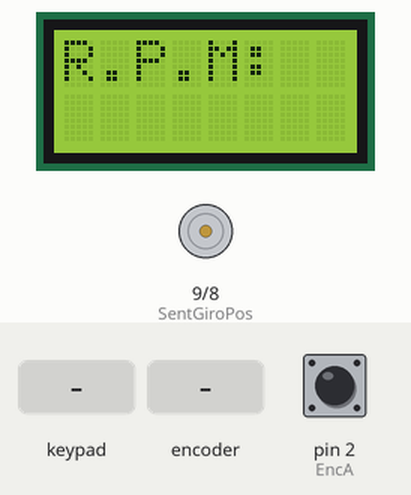
Bench run of a sketch on a simulated Arduino Mega 2560, built with avr-gcc and run on an emulated ATmega2560. On the bench: 8×2 character LCD, motor-driver pin pairs drawn as motors (green arrow = first pin HIGH = forward, orange = second pin HIGH = backward, longer = more drive, scaled by the enable pin). Inputs (shaded band) come from the test bench; at power-on: pin 2 (EncA) HIGH. What the sketch prints to the serial monitor is not drawn.

Above: at 2.2 s.
2.3 s: keypad keys 1 2 * pressed 0.4 s apart
At 4.5 s:
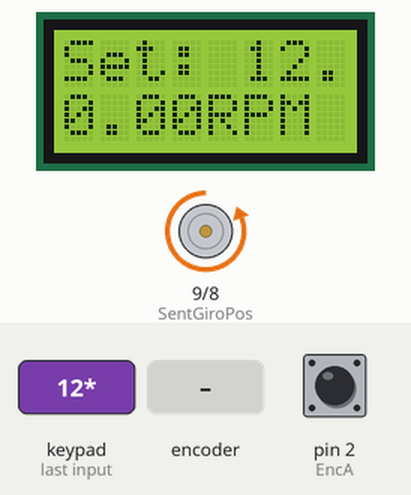
5.7 s: key '1' pressed
At 5.78 s:
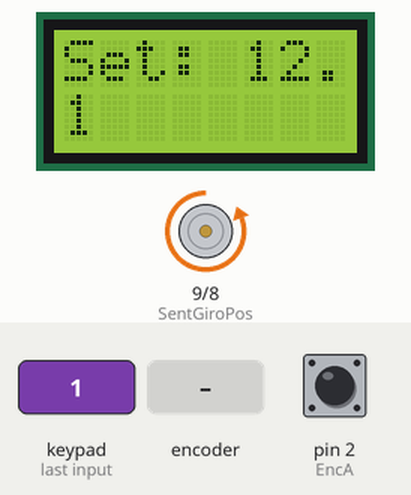
7.3 s: rotary encoder on pin 2 (EncA) / pin 3 (EncB) turned 3 steps (first pin leading)
At 7.88 s:
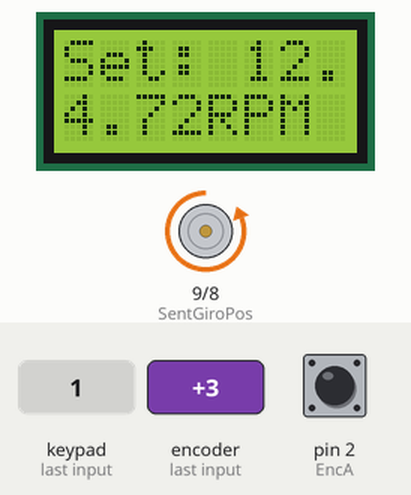
9.4 s: keypad keys 2 5 * pressed 0.4 s apart
At 10.5 s:
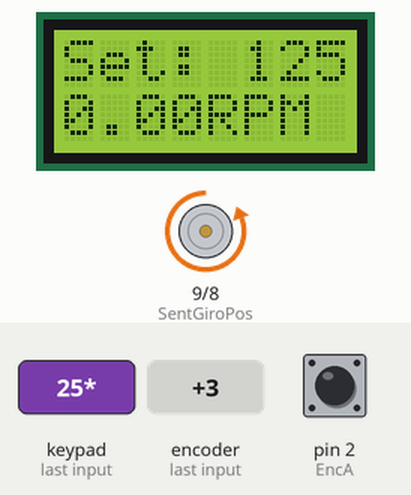
12.1 s: key '*' pressed
At 13.1 s:
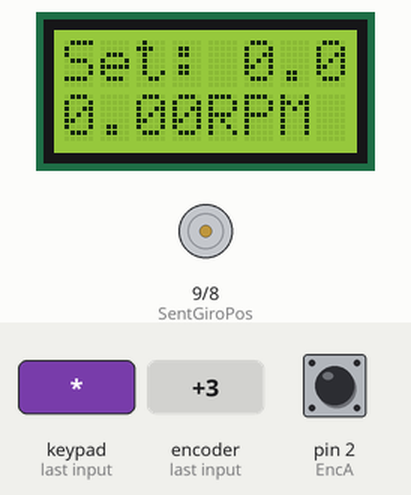
13.6 s: key '2' pressed
At 13.9 s:
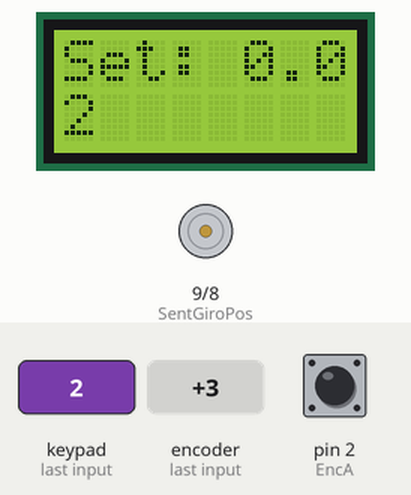
Timing chart, 0 to 16.1 s (numbered marks = the images above; inputs shaded):
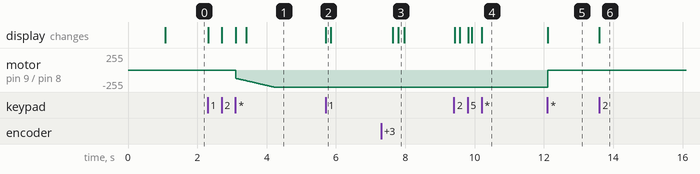

Measured:
- after the input at 2.3 s, motor on pin 9 (SentGiroPos) / pin 8 (SentGiroNeg): moves from stopped to backward 255/255 over 1.1 s, starting after 0.81 s; the display: first changes at once (image 1 shows a later state)
- after the input at 5.7 s, the display: changes at once (image 2)
- after the input at 7.3 s, the display: first changes after 0.34 s (image 3 shows a later state)
- after the input at 9.4 s, the display: first changes at once (image 4 shows a later state)
- after the input at 12.1 s, motor on pin 9 (SentGiroPos) / pin 8 (SentGiroNeg): backward 255/255 → stopped at once; the display: changes at once (image 5)
- after the input at 13.6 s, the display: changes at once (image 6)

The sketch:

PID_MOTOR.ino
```cpp
#include <LiquidCrystal.h>
#include <Keypad.h>

// Configuración del LCD: RS, E, D4, D5, D6, D7
LiquidCrystal lcd(22, 23, 24, 25, 26, 27);

// Configuración del teclado matricial 3x4
const byte FILAS = 4; // Número de filas
const byte COLUMNAS = 3; // Número de columnas
#include <SoftwareSerial.h>

// Configura SoftwareSerial en pines 10 (RX) y 11 (TX)
SoftwareSerial espSerial(15, 14);
char conta = 0,conta2=0, bandera=0, conta3=0; // Contador de caracteres

// Definimos las teclas del teclado (en su disposición)
char teclas[FILAS][COLUMNAS] = {
  {'1', '2', '3'},
  {'4', '5', '6'},
  {'7', '8', '9'},
  {'*', '0', '#'}
};

// Pines conectados a las filas y columnas del teclado
byte pinesFilas[FILAS] = {A0, A1, A2, A3}; // Pines de las filas
byte pinesColumnas[COLUMNAS] = {A4, A5, A6}; // Pines de las columnas

// Crear el objeto Keypad
Keypad teclado = Keypad(makeKeymap(teclas), pinesFilas, pinesColumnas, FILAS, COLUMNAS);

// Cadena para almacenar las teclas presionadas
String cadenaTeclas = "";

// Variables para el motor
char SalidaPWM = 10; // Pin de salida para PWM motor
char SentGiroPos = 9;  // Pin de sentido de giro
char SentGiroNeg = 8; // Pin de sentido de giro
char EncA = 2; // PIN ENCODER A
char EncB = 3; // PIN ENCODER B
volatile unsigned long tiempoInicial = 0; // Tiempo inicial para cálculo RPM
volatile unsigned long tiempoFinal = 0; // Tiempo Final para cálculo RPM
volatile unsigned long tiempoPulso = 0; // Tiempo entre flancos del encoder
float w = 0; // Velocidad angular
float RPM = 0;
volatile int cuentaPulsos = 0; // Cuenta los pulsos del encoder

// Constantes PID
float SetPoint = 0; // Variable que se actualizará con el valor ingresado
float Kp = 10; // Ganancia proporcional
float Ki = 0.7; // Ganancia Integral
float Kd = 0.65555; // Ganancia Derivativa
float Ts = 0.25; // Tiempo de establecimiento
float MedidaActual = 0; // Valor de entrada al controlador
float error1 = 0;
float error2 = 0;
float error3 = 0;
float salidaActual = 0; // Salida actual del controlador
float salidaPrevia = 0; // Salida previa del controlador

// Funciones del motor
float CalculaRPM(void);
void Interrupcion() {
  cuentaPulsos++;
}

void LCD(){
    lcd.setCursor(0, 1);
    lcd.print(RPM);
    lcd.print("RPM");
}

void setup() {
  // Inicializamos el LCD
  lcd.begin(8, 2);
  lcd.setCursor(0, 0);
  lcd.print("U.CUENCA");
  lcd.setCursor(0, 1);
  lcd.print(" P.I.D. ");
  delay(1000);
  lcd.clear();
  lcd.setCursor(0, 0);
  lcd.print("R.P.M:  ");

  // Inicializar comunicación serial
  Serial.begin(9600);

  // Configuración de pines del motor
  pinMode(SalidaPWM, OUTPUT);
  pinMode(SentGiroPos, OUTPUT);
  pinMode(SentGiroNeg, OUTPUT);
  pinMode(EncA, INPUT);
  pinMode(EncB, INPUT);

  // Configuración de interrupción para el encoder
  attachInterrupt(digitalPinToInterrupt(EncA), Interrupcion, RISING);

  // Activar el motor inicialmente apagado
  digitalWrite(SentGiroPos, LOW);
  digitalWrite(SentGiroNeg, HIGH);
  analogWrite(SalidaPWM, 0); // Motor apagado
  espSerial.begin(9600);
}

void loop() {
  // Leer una tecla del teclado
  char teclaPresionada = teclado.getKey();

  // Si se presiona una tecla y no es '*', y la cadena tiene menos de 3 caracteres
  if (teclaPresionada && teclaPresionada != '*' && teclaPresionada != '#' && conta < 3) {
    // Agregar la tecla presionada a la cadena
    cadenaTeclas += teclaPresionada;
    conta++; // Incrementar el contador

    // Mostrar la cadena completa en el LCD
    lcd.setCursor(0, 1); // Posición: columna 0, fila 1
    lcd.print("        "); // Limpiar la línea
    lcd.setCursor(0, 1);
    lcd.print(cadenaTeclas); // Mostrar la cadena de teclas
  }

  // Si se presiona '*', usar el valor ingresado como SetPoint
  if (teclaPresionada == '*') {
    // Convertir la cadena a un número y usarlo como SetPoint
    SetPoint = cadenaTeclas.toFloat();

    // Mostrar SetPoint en el LCD
    lcd.setCursor(0, 0);
    lcd.print("Set: ");
    lcd.print(SetPoint);

    // Reiniciar la cadena
    cadenaTeclas = "";
    conta = 0;
    bandera=0;
  }

  if (teclaPresionada == '#') {
    // Convertir la cadena a un número y usarlo como SetPoint
    bandera=1;
    conta2=8;
    lcd.setCursor(0, 1);
    lcd.print("        ");
  }

  // Control del motor
  if (SetPoint > 0) {
    conta2=conta2+1;

    if (conta2==10 && bandera==0){
       LCD();
       conta2=0;
    }


    MedidaActual = CalculaRPM();

    error3 = error2;
    error2 = error1;
    error1 = SetPoint - MedidaActual;

    salidaActual = salidaPrevia + (Kp + (Kd / Ts)) * error1 +
                   (-Kp + Ki * Ts - 2 * (Kd / Ts)) * error2 +
                   (Kd / Ts) * error3;

    salidaPrevia = salidaActual;

    salidaActual = constrain(salidaActual, 0, 255);

    analogWrite(SalidaPWM, (int)salidaActual);
  } else {
    analogWrite(SalidaPWM, 0); // Apagar motor si no hay SetPoint
  }

}

float CalculaRPM(void) {
  float t = 50; // Tiempo de verificación
  tiempoFinal = millis();

  if ((tiempoFinal - tiempoInicial) >= t) {
    tiempoPulso = tiempoFinal - tiempoInicial;
    w = (cuentaPulsos * ((2 * 3.141592) / 240)) / ((float)tiempoPulso / 1000);
    cuentaPulsos = 0;
    tiempoInicial = tiempoFinal;
  }

  RPM = w * 9.55;
  String marca = String(SetPoint) ;
  Serial.print("0 ");
  Serial.print(marca);   // Valor mínimo
  Serial.print("300 ");

  //delay(50);
  Serial.println(RPM);

    conta3=conta3+1;
    if (conta3==15){
       String num = String(RPM, 2) + " RPM";
      espSerial.println(num);
       conta3=0;
    }


  return RPM;
}
```
